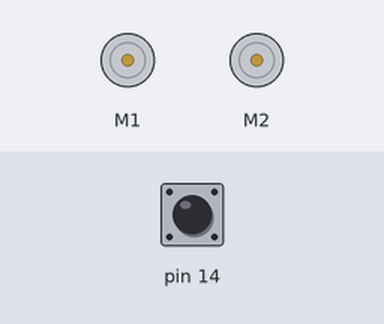
This sketch was run on a simulated Arduino Leonardo, built with avr-gcc and run on an emulated ATmega32U4. On the bench: 2 × DC motor (green arrow = forward, orange = backward, longer = faster). Inputs (shaded band) come from the test bench; at power-on: pin 14 HIGH.

Above: at 0.8 s.
0.9 s: pin 14 pulled LOW for 0.15 s
At 4.91 s:
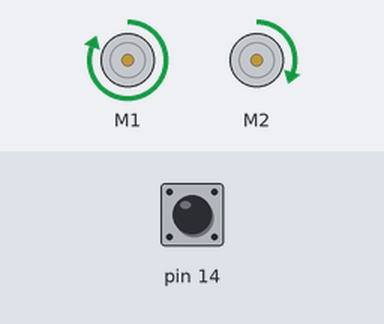
At 5.99 s:
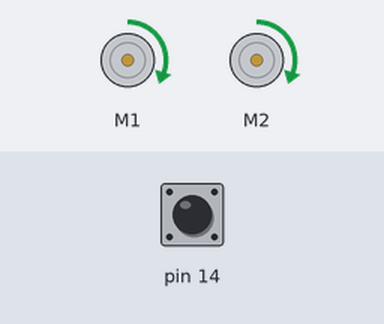
Timing chart, 0 to 28.7 s (numbered marks = the images above; inputs shaded):
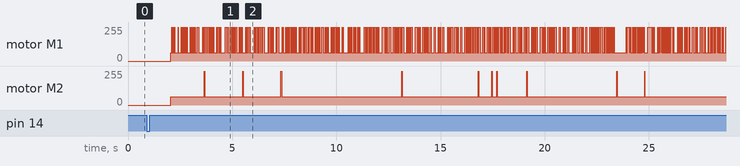

The sketch:

Testing_for_Straight.ino
```cpp
#include <Romi32U4.h>

Romi32U4Motors motors;
Romi32U4ButtonA buttonA;
Romi32U4Encoders encoders;

void setup()
{
  // Wait for the user to press button A.
  buttonA.waitForButton();

  // Delay so that the robot does not move away while the user is
  // still touching it.
  delay(1000);
}

void loop()
{
  // Run left and right motor forward.
 //  motors.setSpeeds(200,183);

  int16_t countsLeft = encoders.getCountsLeft();
  int16_t countsRight = encoders.getCountsRight();


//  for(int speed = 0; speed <=200; speed++)
//  {
    motors.setSpeeds(100, 100);
    if(countsLeft < countsRight)
    {
      motors.setSpeeds(100*4, 100);
    }

    else if(countsLeft > countsRight)
    {
      motors.setSpeeds(100, 100*4);
    }
//    else
//    {
//      motors.setLeftSpeed(speed);
//      motors.setRightSpeed(speed);
//    }
//  }

}
```
